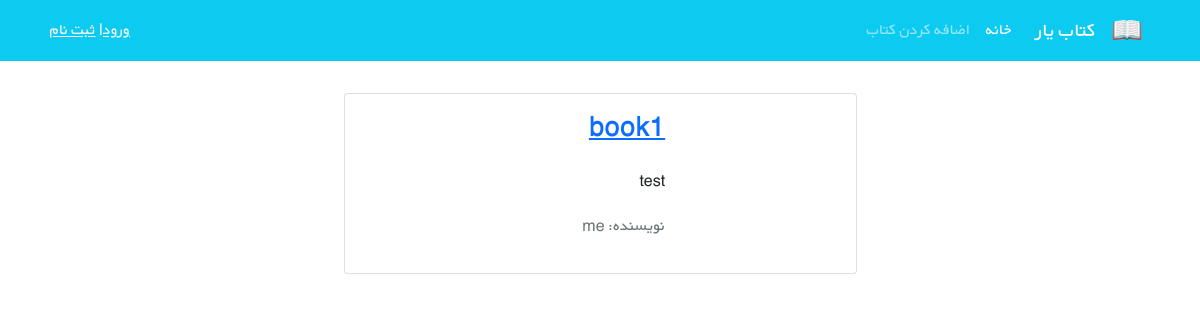
The app's page /book_list/, older data.
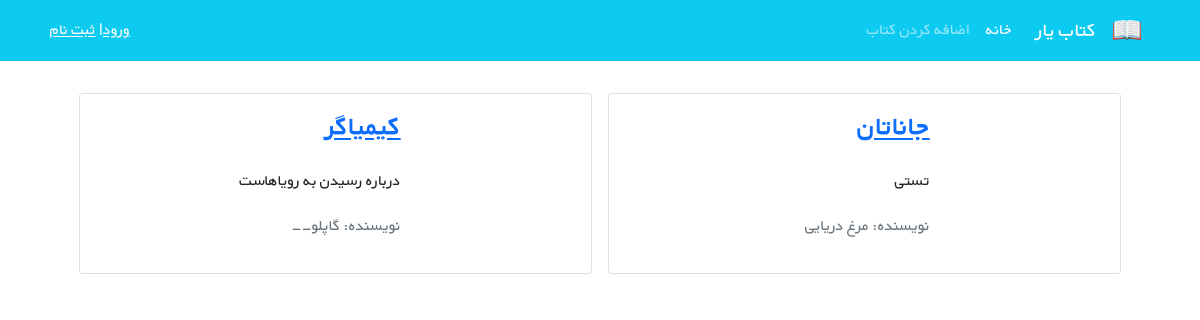
The same page, newer data.
### books/models.py (models this page shows, shortened)
class Books(models.Model):
    title = models.CharField(max_length=200)
    description = models.TextField()
    author = models.CharField(max_length=200)
    cover = models.ImageField(upload_to='covers/', blank=True)
    translator = models.CharField(max_length=200, blank=True)
    publisher = models.CharField(max_length=200, blank=True)
    def get_absolute_url(self):
        return reverse('book_detail', args=[self.id])

### books/views.py (the view)
# urls.py: path('', views.BookListView.as_view(), name='book_list'),
class BookListView(generic.ListView):
    model = Books
    template_name = 'books/books_list.html'
    context_object_name = 'book_lists'

### books/templates/books/books_list.html (shortened to what this page needs)
{% extends '_base.html' %}
{% block content %}
<div class="container mt-4">
    <div class="row flex-row-reverse justify-content-md-center">
        {% for book in book_lists %}
        <div class="card m-2" style="max-width: 45%">
            <div class="row g-0 h-100" dir="rtl">
                <div class="col-md-4">
                </div>
                <div class="col-md-8 h-100">
                    <div class="d-flex flex-column justify-content-between h-100">
                        <div class="card-body">
                            <a href="{{ book.get_absolute_url }}">
                                <h3 class="card-title"><strong>{{book.title }}</strong></h3></a>
                            <p class="card-text pt-3">
                                {{book.description | truncatewords:10}}
                            </p>
                            <p class="text-muted">نویسنده: {{book.author}}</p>
                        </div>
                    </div>
                </div>
            </div>
        </div>
        {% endfor %}
    </div>
</div>
{% endblock content %}

Row changes from the older to the newer data that the page shows:
removed Books: title "book1", description "test", author "me"
added Books: title "جاناتان", description "تستی", author "مرغ دریایی"
added Books: title "کیمیاگر", description "درباره رسیدن به رویاهاست", author "گاپلو--"
